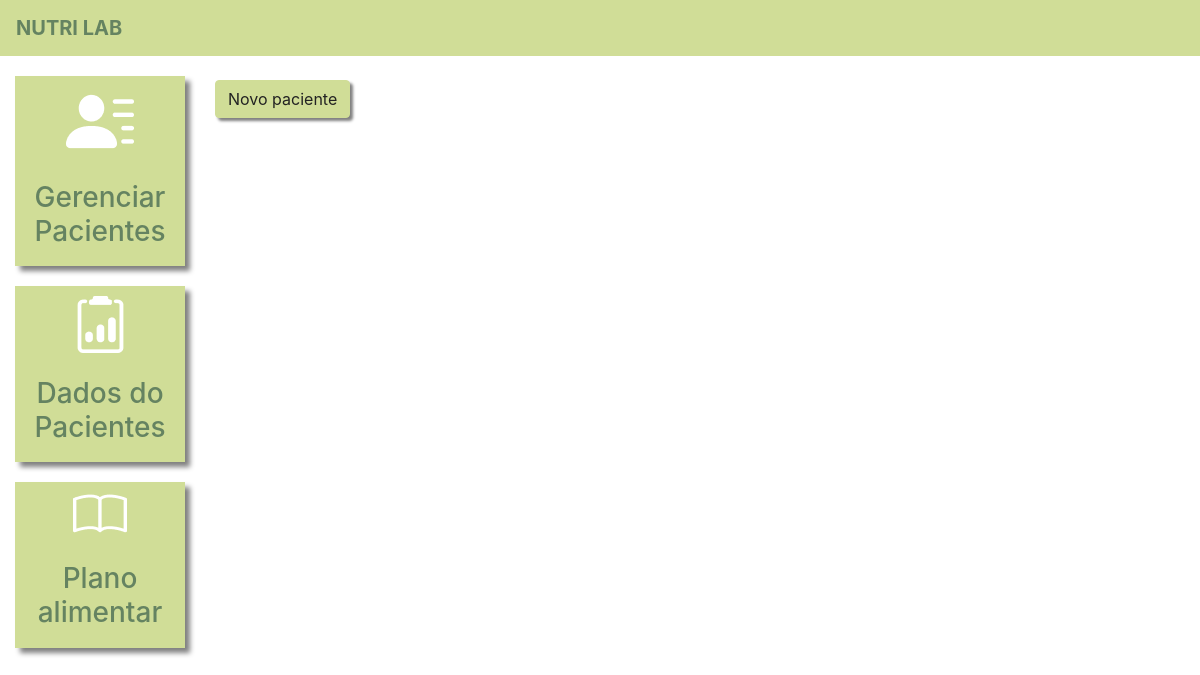
The page /pacientes/ (signed in) on the database as committed earlier.
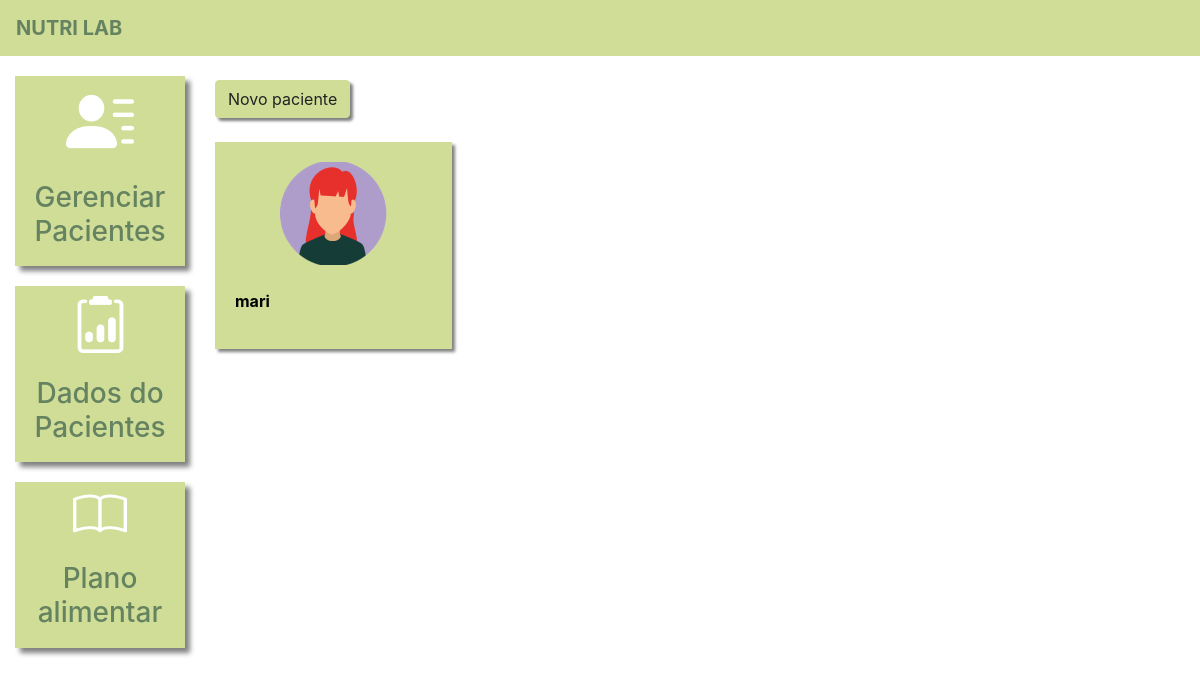
The same page on the database as committed later.
### plataforma/models.py (models this page shows, shortened)
class Pacientes(models.Model):
    choices_sexo = (('F', 'Feminino'),
                    ('M', 'Maculino'))
    nome = models.CharField(max_length=50)
    sexo = models.CharField(max_length=1, choices=choices_sexo)
    idade = models.IntegerField()
    email = models.EmailField()
    telefone = models.CharField(max_length=19)
    nutri = models.ForeignKey(User, on_delete=models.CASCADE)

### plataforma/views.py (the view, shortened to what this page needs)
# urls.py: path('pacientes/', views.pacientes, name="pacientes"),
@login_required(login_url='/auth/logar/')
def pacientes (request):
    if request.method == "GET":
        pacientes = Pacientes.objects.filter(nutri=request.user)
        return render(request, 'pacientes.html', {'pacientes': pacientes})

### plataforma/templates/pacientes.html (shortened to what this page needs)
{% extends 'base_plataforma.html' %}
{% load static %}
{% block 'plataforma' %}
    <br>
    <button type="button" class="btn btn-outline-success" data-toggle="modal" data-target="#modal" style="background-color: #d0dd97; color: #222222;; border-color:#d0dd97;box-shadow: 3px 3px 3px gray; ">
    Novo paciente
    </button>
    <br>
    <br>
    <div class="row">
        {% for paciente in pacientes %}
            <div class="col-md-4">
                <a href="#" class="link-hover">
                    <div class="card-paciente">
                        <div class="foto-perfil">
                            {% if paciente.sexo == "M"%}
                                <img src="{% static 'plataforma/img/perfil2.png' %}">
                            {% else %}
                                <img src="{% static 'plataforma/img/perfil1.png' %}">
                            {% endif %}
                        </div>
                        <br>
                        <p class="dados">{{paciente.nome}}</p>
                    </div>
                </a>
            </div>
        {% endfor %}
    </div>
    <br>
    <br>
{% endblock%}

Rows that differ between the two databases and show on the page:
added Pacientes: nome "mari"
